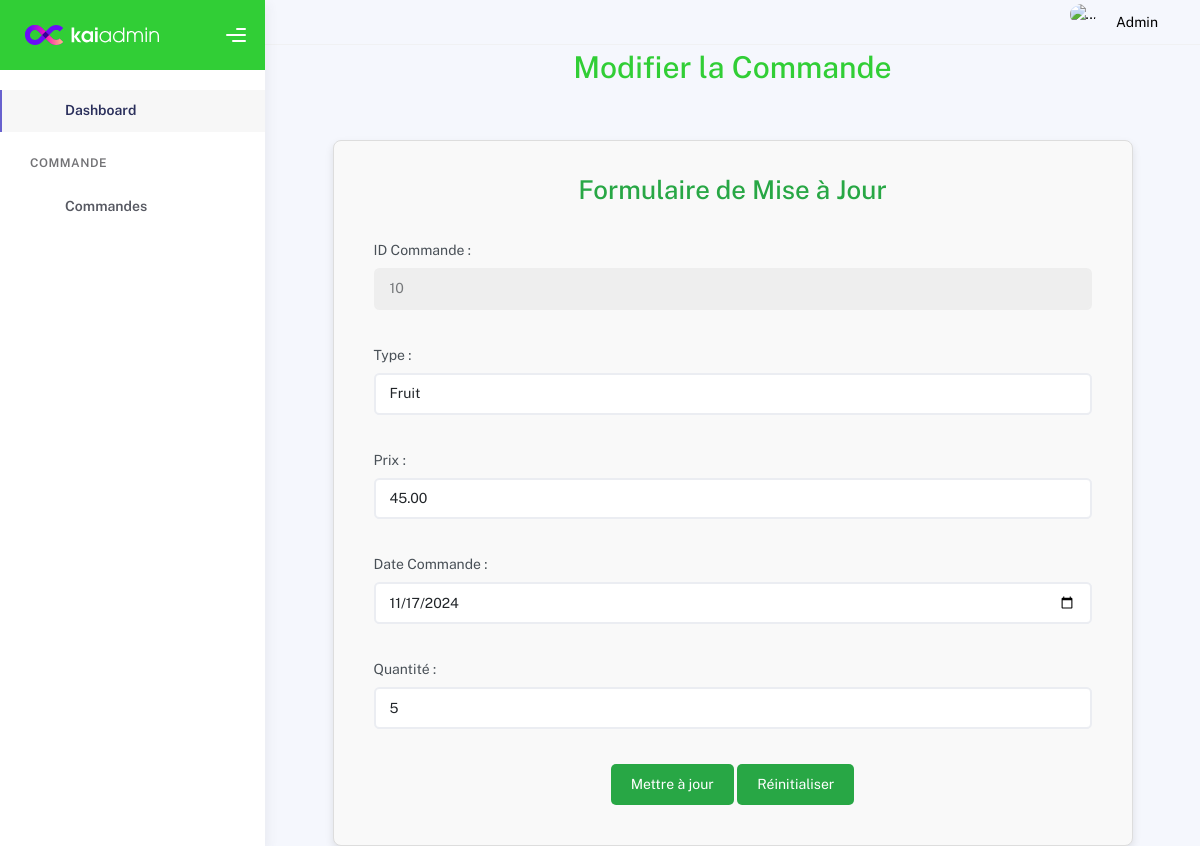
The page /view/backOffice/commande/tables/updateCommande.php?idCommande=10 on the database its author committed.
### tables this page shows
CREATE TABLE `commande` (
  `idCommande` int(11) NOT NULL,
  `type` varchar(50) NOT NULL,
  `prix` decimal(10,2) NOT NULL,
  `dateCommande` date NOT NULL,
  `quantite` int(11) NOT NULL
);

### Controller/CommandeC.php (called while the page is built, shortened)
<?php
class CommandeC {
    function showCommande($idCommande)
{
    $sql = "SELECT * FROM commande WHERE idCommande = :idCommande";
    $db = config::getConnexion();
    try {
        $query = $db->prepare($sql);
        $query->bindValue(':idCommande', $idCommande, PDO::PARAM_INT);
        $query->execute();
        $commande = $query->fetch(PDO::FETCH_ASSOC);
        return $commande;
    } catch (Exception $e) {
        die('Error: ' . $e->getMessage());
    }
}
}
?>

### view/backOffice/commande/tables/updateCommande.php (the view, shortened to what this page needs)
<?php
include 'C:/xampp/htdocs/projetagriculture/Controller/CommandeC.php';
$commandeC = new CommandeC();
if (isset($_GET['idCommande'])) {
    $idCommande = $_GET['idCommande'];
    $commande = $commandeC->showCommande($idCommande);
} else {
    header('Location: listCommandes.php');
    exit;
}
?>
<!DOCTYPE html>
<html lang="en">
  <head>
    <link rel="stylesheet" href="assets/css/bootstrap.min.css" />
    <link rel="stylesheet" href="assets/css/plugins.min.css" />
    <link rel="stylesheet" href="assets/css/kaiadmin.min.css" />
    <link rel="stylesheet" href="assets/css/demo.css" />
  </head>
  <body>
    <div class="wrapper">
      <div class="sidebar" data-background-color="green">
        <div class="sidebar-logo">
          <div class="logo-header" data-background-color="green">
            <a href="index.html" class="logo">
              <img src="assets/img/kaiadmin/logo_light.svg" alt="navbar brand" class="navbar-brand" height="20" />
            </a>
            <div class="nav-toggle">
              <button class="btn btn-toggle toggle-sidebar"><i class="gg-menu-right"></i></button>
            </div>
          </div>
        </div>
        <div class="sidebar-wrapper scrollbar scrollbar-inner">
          <div class="sidebar-content">
            <ul class="nav nav-secondary">
              <li class="nav-item active">
                <a href="dashboard.php">
                  <i class="fas fa-home"></i>
                  <p>Dashboard</p>
                </a>
              </li>
              <li class="nav-section">
                <h4 class="text-section">Commande</h4>
              </li>
              <li class="nav-item">
                <a href="index.php">
                  <i class="fas fa-layer-group"></i>
                  <p>Commandes</p>
                </a>
              </li>
            </ul>
          </div>
        </div>
      </div>
      <nav class="navbar navbar-header navbar-header-transparent navbar-expand-lg border-bottom">
        <div class="container-fluid">
          <ul class="navbar-nav topbar-nav ms-md-auto align-items-center">
            <li class="nav-item topbar-user dropdown hidden-caret">
              <a class="dropdown-toggle profile-pic" data-bs-toggle="dropdown" href="#" aria-expanded="false">
                <div class="avatar-sm">
                  <img src="assets/img/profile.jpg" alt="..." class="avatar-img rounded-circle" />
                </div>
                <span class="profile-username">Admin</span>
              </a>
            </li>
          </ul>
        </div>
      </nav>
        <div class="main-panel">
            <div class="content">
                <h1 class="text-center text-success">Modifier la Commande</h1>
                <?php if ($commande) { ?>
                    <div class="container-form">
                        <form id="commandeForm" action="" method="POST" onsubmit="return validateForm()">
                            <div class="form-container">
                                <h2>Formulaire de Mise à Jour</h2>
                                <div class="form-group">
                                    <label for="idCommande">ID Commande :</label>
                                    <input type="text" id="idCommande" name="idCommande" class="form-control" value="<?php echo $commande['idCommande']; ?>" readonly />
                                </div>
                                <div class="form-group">
                                    <label for="type">Type :</label>
                                    <input type="text" id="type" name="type" class="form-control" value="<?php echo $commande['type']; ?>" />
                                </div>
                                <div class="form-group">
                                    <label for="prix">Prix :</label>
                                    <input type="number" id="prix" name="prix" class="form-control" value="<?php echo $commande['prix']; ?>" />
                                </div>
                                <div class="form-group">
                                    <label for="dateCommande">Date Commande :</label>
                                    <input type="date" id="dateCommande" name="dateCommande" class="form-control" value="<?php echo $commande['dateCommande']; ?>" />
                                </div>
                                <div class="form-group">
                                    <label for="quantite">Quantité :</label>
                                    <input type="number" id="quantite" name="quantite" class="form-control" value="<?php echo $commande['quantite']; ?>" />
                                </div>
                                <div class="form-group text-center">
                                    <button type="submit" class="btn-submit">Mettre à jour</button>
                                    <button type="reset" class="btn-submit">Réinitialiser</button>
                                </div>
                            </div>
                        </form>
                    </div>
                <?php } else { ?>
                    <p>Commande non trouvée.</p>
                <?php } ?>
            </div>
        </div>
    </div>
</body>
</html>

### view/backOffice/commande/tables/updateCommande.php (style rules this page uses)
.btn-submit { background-color: #28a745; color: white; padding: 10px 20px; border: none; border-radius: 5px; cursor: pointer; }
.main-panel { margin-left: 250px; }
.container-form { max-width: 800px; margin: 50px auto; }
.form-container { padding: 30px; border: 1px solid #ddd; border-radius: 8px; background-color: #f9f9f9; box-shadow: 0 4px 8px rgba(0, 0, 0, 0.1); }
.form-container h2 { text-align: center; margin-bottom: 20px; color: #28a745; }
.form-container input { margin-bottom: 15px; }
.form-group label { color: #28a745; }

### rows shown on the page
commande: idCommande "10", type "Fruit", prix "45.00", dateCommande "11/17/2024", quantite "5"
